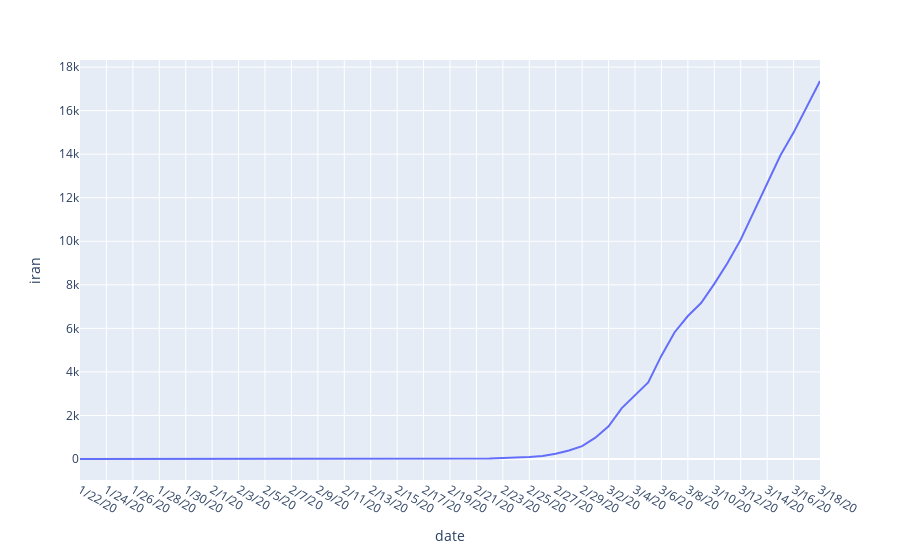

The code cell stored with this chart in its notebook:
### Code cell
import plotly.express as px

df = top_countries
fig = px.line(df, x="date", y="us")

fig.show()

### Figure 1 — Plotly figure (JSON) as saved in the notebook; plotly's stock layout.template omitted (floating-point values rounded to 4 significant figures)
{"data": [{"hoverlabel": {"namelength": 0}, "hovertemplate": "date=%{x}<br>iran=%{y}", "legendgroup": "", "line": {"color": "#636efa", "dash": "solid"}, "mode": "lines", "name": "", "showlegend": false, "type": "scatter", "x": ["1/22/20", "1/23/20", "1/24/20", "1/25/20", "1/26/20", "1/27/20", "1/28/20", "1/29/20", "1/30/20", "1/31/20", "2/1/20", "2/2/20", "2/3/20", "2/4/20", "2/5/20", "2/6/20", "2/7/20", "2/8/20", "2/9/20", "2/10/20", "2/11/20", "2/12/20", "2/13/20", "2/14/20", "2/15/20", "2/16/20", "2/17/20", "2/18/20", "2/19/20", "2/20/20", "2/21/20", "2/22/20", "2/23/20", "2/24/20", "2/25/20", "2/26/20", "2/27/20", "2/28/20", "2/29/20", "3/1/20", "3/2/20", "3/3/20", "3/4/20", "3/5/20", "3/6/20", "3/7/20", "3/8/20", "3/9/20", "3/10/20", "3/11/20", "3/12/20", "3/13/20", "3/14/20", "3/15/20", "3/16/20", "3/17/20", "3/18/20"], "xaxis": "x", "y": [0, 0, 0, 0, 0, 0, 0, 0, 0, 0, 0, 0, 0, 0, 0, 0, 0, 0, 0, 0, 0, 0, 0, 0, 0, 0, 0, 0, 2, 5, 18, 28, 43, 61, 95, 139, 245, 388, 593, 978, 1501, 2336, 2922, 3513, 4747, 5823, 6566, 7161, 8042, 9000, 10075, 11364, 12729, 13938, 14991, 16169, 17361], "yaxis": "y"}], "layout": {"legend": {"tracegroupgap": 0}, "margin": {"t": 60}, "xaxis": {"anchor": "y", "domain": [0, 1], "title": {"text": "date"}}, "yaxis": {"anchor": "x", "domain": [0, 1], "title": {"text": "iran"}}}}
